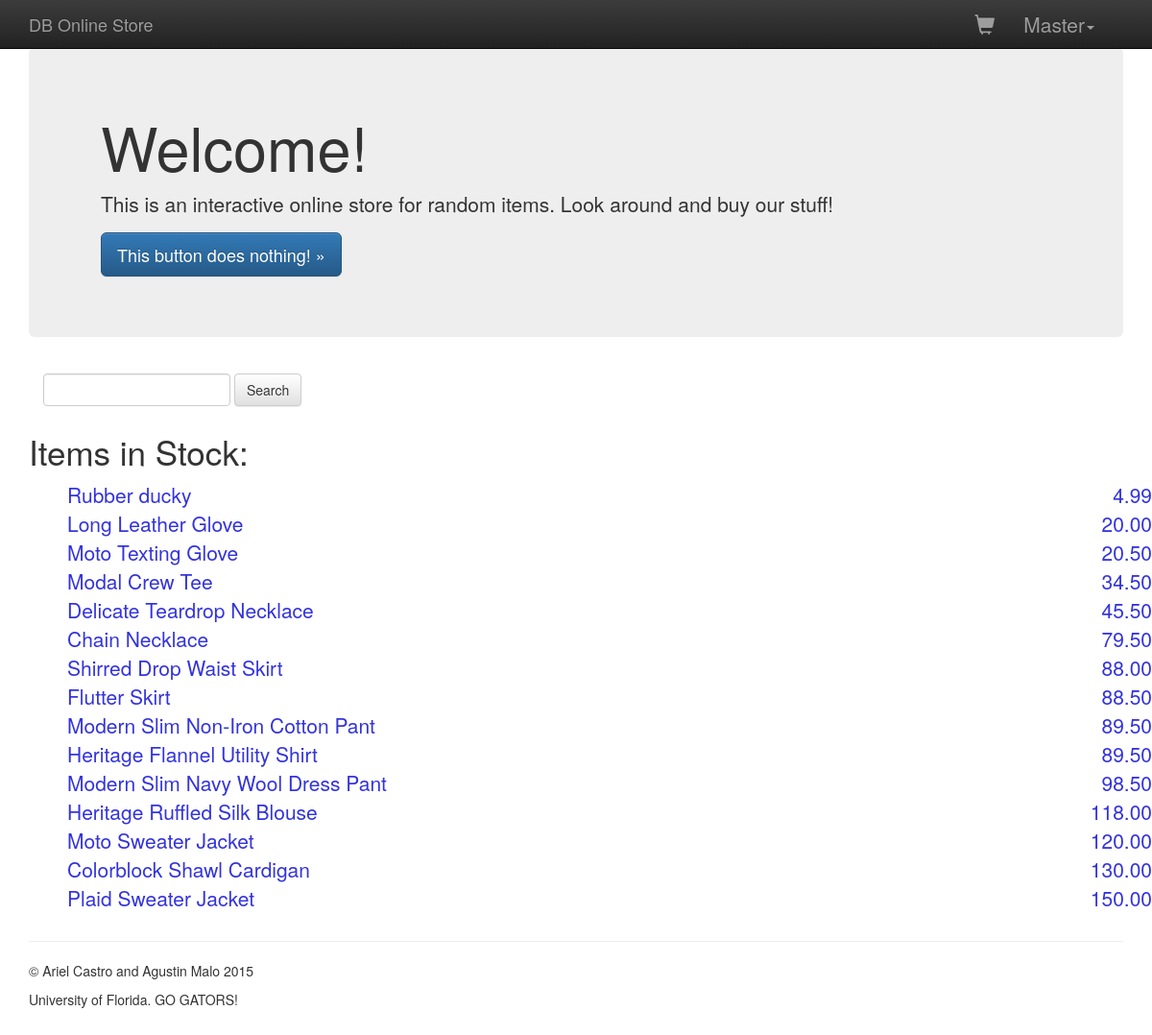
The app's page / (signed in) with its own data.
### main_store/models.py (models this page shows, shortened)
class Product(models.Model):
    name = models.CharField(max_length=100)
    price = models.DecimalField(max_digits=8, decimal_places=2)
    stock_quantity = models.IntegerField()
    description = models.TextField()
    active = models.BooleanField()

### main_store/views.py (the view)
# urls.py: url(r'^$', storeViews.index, name='index'),
def index(request):
    products = Product.objects.exclude(stock_quantity=0)
    return render(request, 'products/index.html', {
        'products': products,
    })

### db_online_store/templates/products/index.html
{% extends "base.html" %}
{% block content %}
<div id="index">
  <div class="jumbotron">
    <div class="container">
      <h1>Welcome!</h1>
      <p>This is an interactive online store for random items. Look around and buy our stuff!</p>
      <p><a class="btn btn-primary btn-lg" href="#" role="button">This button does nothing! &raquo;</a></p>
    </div>
  </div>
  <div class="container">
      <div class="row">
        <form class="navbar-form navbar-left" role="search" action='/search/low/'>
          <div class="form-group">
            <input type="text" class="form-control" name='q' placeholder="">
          </div>
          <button type="submit" class="btn btn-default">Search</button>
        </form>
      </div>
      <div class="row">
      <h3>Items in Stock:</h3>
      <ul>
        {% for product in products|dictsort:"price" %}
        <li>
          <a href="{% url 'product_detail' product.id %}">{{ product.name | capfirst }}</a>
          <a class="pull-right" href="{% url 'product_detail' product.id %}">{{ product.price}}</a>
        </li>
        {% endfor %}
      </ul>
        </div>
    </div>
  </div>
  {% endblock content %}

### db_online_store/templates/base.html (shortened to what this page needs)
{% load staticfiles %}
<!doctype html>
<html>
<head>
	<link rel="stylesheet" href="https://maxcdn.bootstrapcdn.com/bootstrap/3.3.5/css/bootstrap.min.css">
	<link rel="stylesheet" href="https://maxcdn.bootstrapcdn.com/bootstrap/3.3.5/css/bootstrap-theme.min.css">
	<link rel="stylesheet" type="text/css" href="{% static 'main.css' %}">
</head>
<body class="container">
	<nav class="navbar navbar-inverse navbar-fixed-top">
		<div class="container">
			<div class="navbar-header">
				<a class="navbar-brand" href="/">DB Online Store</a>
			</div>
			<div id="navbar" class="navbar-collapse collapse">
					{% if user.is_anonymous %}
					<a class="btn btn-success" href="{% url 'login' %}">Login</a>
					<a class="btn btn-success" href="{% url 'register' %}">Sign up</a>
					{% else %}
				<ul class="nav navbar-nav navbar-right">
					<li><a class="glyphicon glyphicon-shopping-cart" href="{% url 'cart' %}"></a></li>
					<li class="dropdown">
						<a href="" class="dropdown-toggle" data-toggle="dropdown" role="button" aria-haspopup="true" aria-expanded="false">{{ user.first_name | capfirst }}<span class="caret"></span></a>
					</li>
				</ul>
					{% endif %}
			</div>
		</div>
	</nav>
	{% block content %}
	{% endblock content %}
	<hr>
	<footer>
		<p>&copy; Ariel Castro and Agustin Malo 2015</p>
		<p>University of Florida. GO GATORS!</p>
	</footer>
	</body>
	</html>

### db_online_store/static/main.css (style rules this page uses)
h1, h2, h3 { font-size: 2.5em; }
a { font-size: 1.5em; }
ul { list-style-type: none; }
a { text-decoration: none; color: #33D; }
body { padding-top: 50px; padding-bottom: 20px; }

### records on screen
Product: name "Rubber ducky", price "4.99"
Product: name "Long Leather Glove", price "20.00"
Product: name "Moto Texting Glove", price "20.50"
Product: name "Modal Crew Tee", price "34.50"
Product: name "Delicate Teardrop Necklace", price "45.50"
Product: name "Chain Necklace", price "79.50"
Product: name "Shirred Drop Waist Skirt", price "88.00"
Product: name "Flutter Skirt", price "88.50"
Product: name "Modern Slim Non-Iron Cotton Pant", price "89.50"
Product: name "Heritage Flannel Utility Shirt", price "89.50"
Product: name "Modern Slim Navy Wool Dress Pant", price "98.50"
Product: name "Heritage Ruffled Silk Blouse", price "118.00"
Product: name "Moto Sweater Jacket", price "120.00"
Product: name "Colorblock Shawl Cardigan", price "130.00"
Product: name "Plaid Sweater Jacket", price "150.00"

### other values on screen
{{ user.first_name | capfirst }} "Master"
